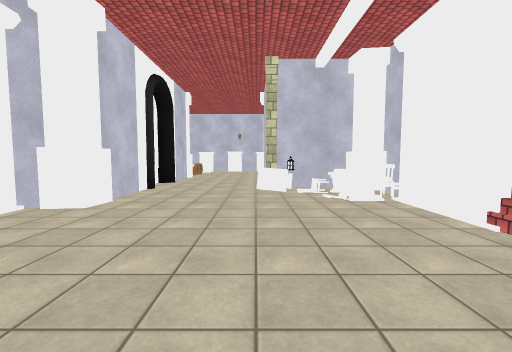
[1] (above)

16 first-person views from a walk through a 3-D level made in the Unity game engine. The camera is 1.4 m above the floor, tilts 4° down and sees 90° across. Doors are open. The floor is counted in squares, 2 m on a side. Each view is taken from the middle of a square. On the plan, view 1 faces up. The plan holds only what a view shows up to about 9 squares ahead; the rest is blank. The place goes on beyond the plan. Some animated figures are left out. Surface patterns are stand-ins for the level's own textures.

[2]
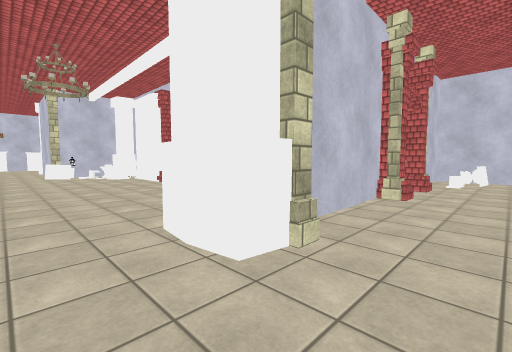

[3]
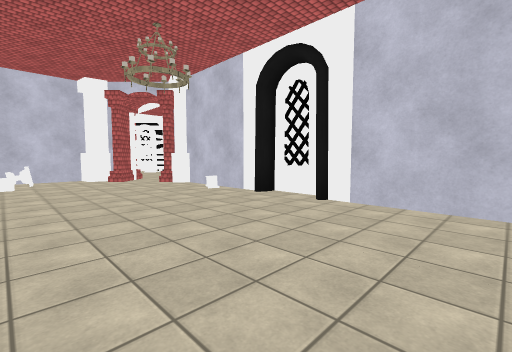

[4]
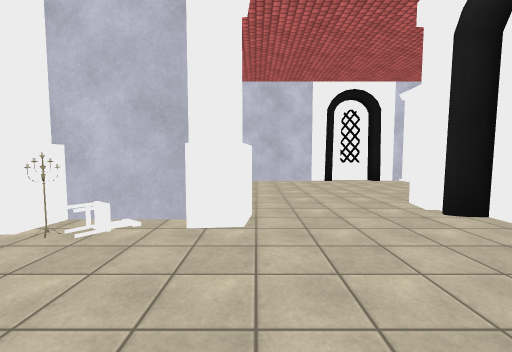

[5]
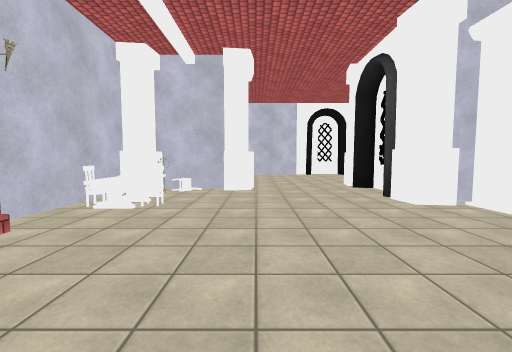

[6]
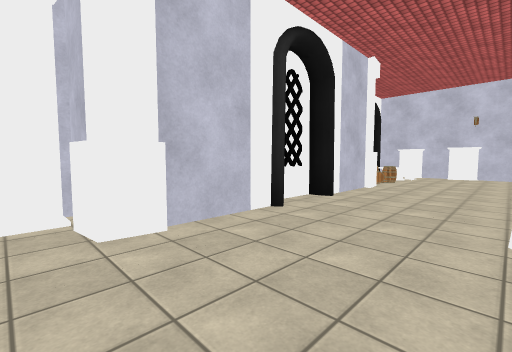

[7]
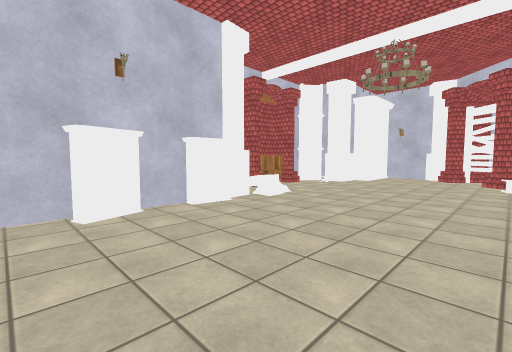

[8]
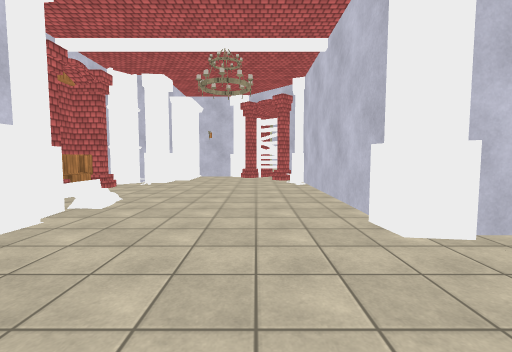

[9]
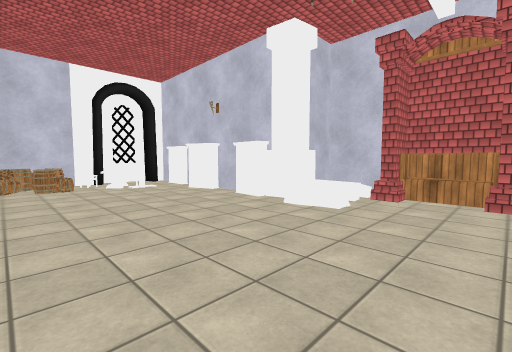

[10]
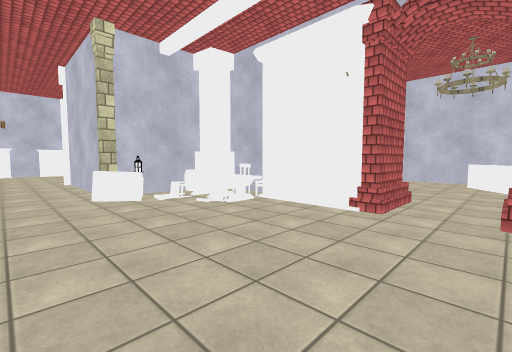

[11]
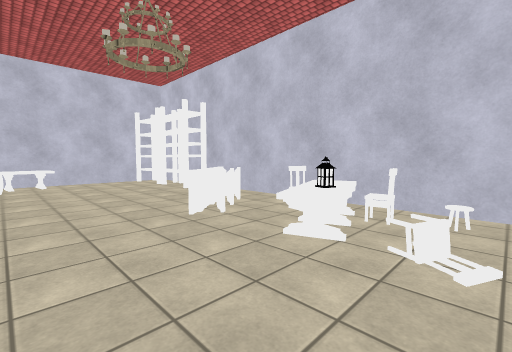

[12]
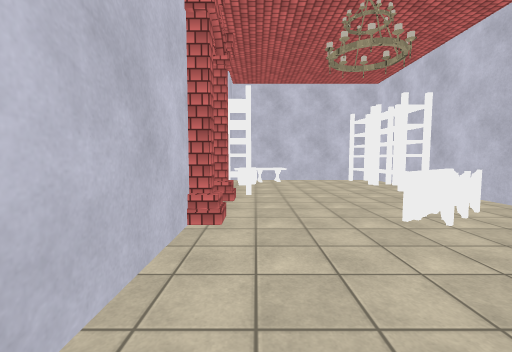

[13]
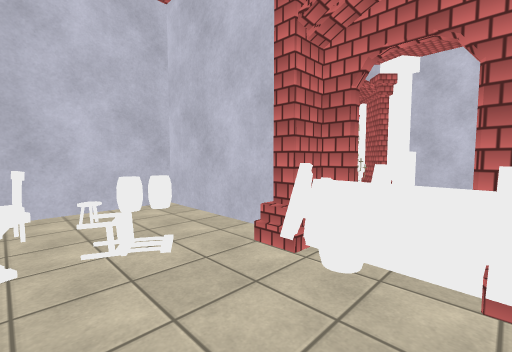

[14]
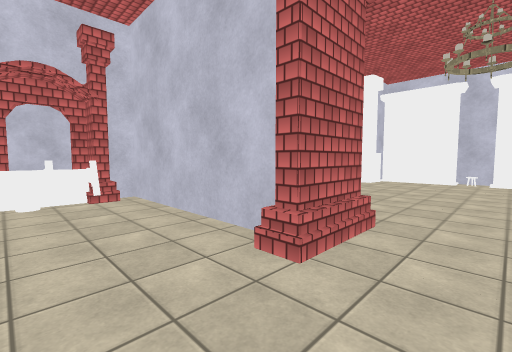

[15]
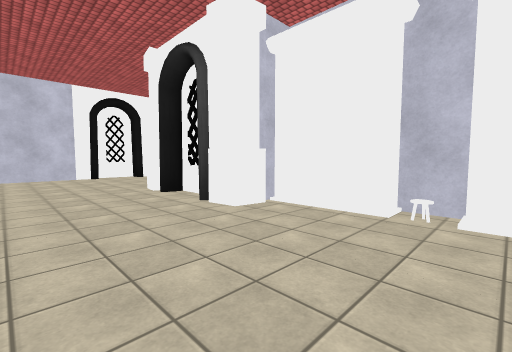

[16]
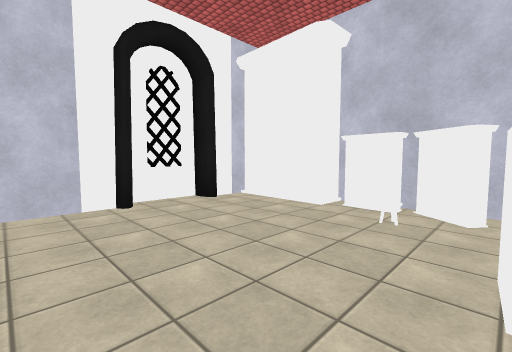

### Floor plan
Points are (right, up) in squares from view 1. A wall is a line through its corners. A room is listed if a view was taken in it or the views show most of it. See-through windows are left out.
Room 1 (views 1, 2, 3, 4, 5, 6, 7, 8, 9, 10, 15, 16)
walls: (2.4, 0.9) (3.3, 0.9); (2.8, 4.5) (2.8, 5.5); (-3, 3.6) (-3.5, 3.6); (2.8, -2.2) (2.8, 0.2); (0.3, 6.6) (0.3, 8.1); (-3.7, 1.8) (-3.7, 0.9); (0.6, -2.9) (1.5, -2.9); (-2.5, 5.9) (-2.5, 4.1); (4, -2.6) (4, -3); (-2.8, -2.1) (-2.8, -3); (3.7, -3.4) (2.4, -3.4); (-2.8, 7.2) (-2.8, 6.2); (1, 9.6) (4.4, 9.6); (-2.5, 9.1) (-2.5, 7.5); (2.9, -7.9) (5.5, -7.9); (1.5, -8.2) (2.6, -8.2); (-2.2, -7.9) (1.2, -7.9); (8.3, -5.5) (8.3, -3.5); (-3.7, 11.8) (-3.7, 10); (7.5, -6.9) (7.1, -6.5); (-3.6, -8.2) (-2.4, -8.2); (0.6, 13.3) (0, 13.4); (-4.6, -7.9) (-3.8, -7.9); (0.6, 13.6) (-2.4, 13.6); (-2.2, 13.4) (-3, 13.4); (-4, 13.2) (-4, 12); (-3.2, 13.6) (-3.8, 13.6); (7.8, 12.4) (7.8, 13); (4.2, 14.5) (3.9, 14.5); (2.4, 14.9) (1.3, 14.9); (3.9, 14.9) (2.7, 14.9); (3.9, 15) (2.7, 15)
low walls: (3.7, -3.8) (3.7, -3.4)
ways out: opening at (3, 2.5) to room 2; open door at (4, -3) to room 2
objects: other object (-5, -7); other object (-5, -5); pillar (-3, -4); pillar (-3, -1); other object (-3, 0); other object (-3, 3); pillar (-3, 10); chair (-3, 11); table (-3, 12); pillar (-2, 4); other object (-1, 13); pillar (0, -4); pillar (0, -3); pillar (0, 5); table (0, 6); pillar (0, 9); pillar (1, -4); other object (1, -2); chair (1, 5); other object (1, 6); pillar (1, 14); pillar (2, -3); chair (2, -2); chair (2, -1); other object (2, 4); chair (2, 5); barrel (2, 6); other object (2, 14); other object (3, 3); pillar (4, -4); pillar (5, -4) to (6, -4); barrel (5, -3); other object (5, 10); pillar (5, 14); other object (5, 15); pillar (6, -8); pillar (6, 10); other object (6, 13); plank (7, -8); table (7, -4); plank (7, 11); plank (8, -7); pillar (8, -6); pillar (8, 12)
Room 2 (views 11, 12, 13, 14)
walls: (3.3, 0.9) (3.3, -2.9) (4.2, -2.9); (7.8, -1.6) (7.8, 5.9); (7.5, 6.1) (3.3, 6.1) (3.3, 5.2); (5.5, -2.9) (7.5, -2.9); (3.6, -2.6) (4, -2.6)
ways out: opening at (3, 2.5) to room 1; open door at (4, -3) to room 1
objects: shelf (4, 3) to (4, 4); other object (4, 5); table (4, 6); other object (5, -2); chair (6, -2); lantern (6, -1); table (6, 1) to (7, 1); chair (7, -1); chair (7, 0); shelf (7, 4); shelf (7, 5); barrel (8, -2)

Positions as (right, up) in squares from view 1, and headings:
1: (0, 0), facing up
2: (-1, -5), facing up-right
3: (-1, -4), facing down-right
4: (0, 0), facing down
5: (0, 3), facing down
6: (0, 3), facing up-left
7: (-2, 10), facing up-right
8: (-2, 11), facing right
9: (4, 10), facing up-left
10: (-1, 1), facing up-right
11: (4, -2), facing up-right
12: (4, -2), facing up
13: (4, -1), facing down-right
14: (5, 2), facing down-left
15: (0, 2), facing down-left
16: (-1, -4), facing down-left
